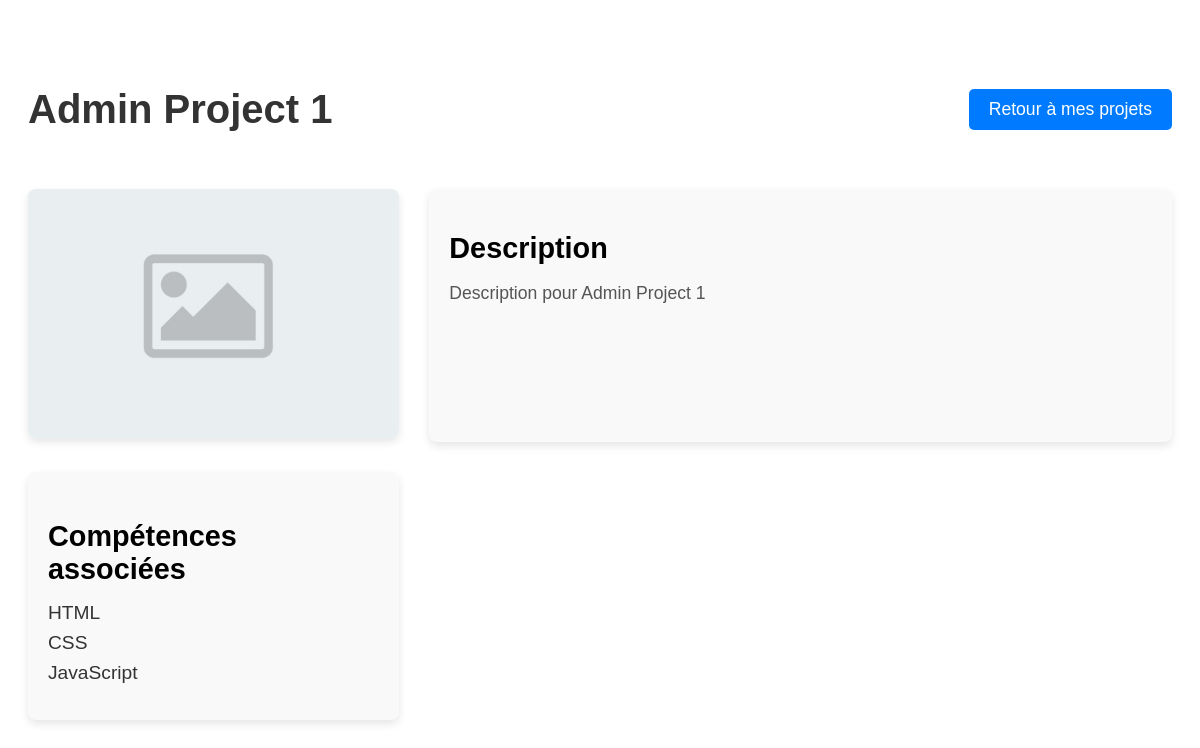
The page /projetb2/project/1 (signed in) on the database its author committed.
### tables this page shows
CREATE TABLE projects (
    id INT PRIMARY KEY AUTO_INCREMENT,
    user_id INT NOT NULL,
    title VARCHAR(255) NOT NULL,
    description TEXT,
    image VARCHAR(255) NULL,
    FOREIGN KEY (user_id) REFERENCES users(id)
);

CREATE TABLE skills (
    id INT PRIMARY KEY AUTO_INCREMENT,
    name VARCHAR(100) NOT NULL
);

### src/controllers/ProjectController.php (called while the page is built, shortened)
<?php
require_once __DIR__ . '/../models/Project.php';
class ProjectController {
    public static function showProject($projectId) {
        $projectModel = new Project();
        $project = $projectModel->getProjectById($projectId);
        $skills = $projectModel->getProjectSkills($projectId);
        require __DIR__ . '/../views/user/project.php';
    }
}

### index.php (called while the page is built, shortened)
<?php
require_once __DIR__ . '/routes/web.php';
?>

### src/models/Project.php (called while the page is built, shortened)
<?php
require_once __DIR__ . '/../../config/database.php';
class Project {
    public function getProjectSkills($projectId) {
        global $pdo;
        $stmt = $pdo->prepare("
            SELECT s.* FROM skills s
            INNER JOIN project_skills ps ON ps.skill_id = s.id
            WHERE ps.project_id = ?
        ");
        $stmt->execute([$projectId]);
        return $stmt->fetchAll();
    }
    public function getProjectById($projectId) {
        global $pdo;
        $stmt = $pdo->prepare("SELECT * FROM projects WHERE id = ?");
        $stmt->execute([$projectId]);
        return $stmt->fetch();
    }
}

### src/views/user/project.php (the view, shortened to what this page needs)
<!DOCTYPE html>
<html lang="en">
<head>
    <link rel="stylesheet" href="/public/assets/css/project.css">
</head>
<body>
    <div class="project-container">
        <div class="project-header">
            <h1><?= htmlspecialchars($project['title']) ?></h1>
            <a href="/projetb2/dashboard" class="btn-back">Retour à mes projets</a>
        </div>
        <div class="project-details">
            <div class="project-image">
                <?php if ($project['image']): ?>
                    <img src="<?= htmlspecialchars($project['image']) ?>" alt="<?= htmlspecialchars($project['title']) ?>">
                <?php else: ?>
                    <p>Aucune image de couverture pour ce projet.</p>
                <?php endif; ?>
            </div>
            <div class="project-description">
                <h2>Description</h2>
                <p><?= nl2br(htmlspecialchars($project['description'])) ?></p>
            </div>
            <div class="project-skills">
                <h3>Compétences associées</h3>
                <ul>
                    <?php foreach ($skills as $skill): ?>
                        <li><?= htmlspecialchars($skill['name']) ?></li>
                    <?php endforeach; ?>
                </ul>
            </div>
        </div>
    </div>
</body>
</html>

### public/assets/css/project.css (style rules this page uses)
.project-container { max-width: 1200px; margin: 40px auto; padding: 20px; font-family: 'Arial', sans-serif; }
.project-header { display: flex; justify-content: space-between; align-items: center; margin-bottom: 30px; }
.project-header h1 { font-size: 2.5rem; color: #333; }
.btn-back { background-color: #007bff; color: white; padding: 10px 20px; text-decoration: none; border-radius: 5px; font-size: 1.1rem; transition: background-color 0.3s ease; }
.project-details { display: grid; grid-template-columns: 1fr 2fr; gap: 30px; }
.project-image img { max-width: 100%; border-radius: 8px; box-shadow: 0 4px 8px rgba(0, 0, 0, 0.1); }
.project-description { background-color: #f9f9f9; padding: 20px; border-radius: 8px; box-shadow: 0 4px 8px rgba(0, 0, 0, 0.1); }
.project-description h2 { font-size: 1.8rem; margin-bottom: 15px; }
.project-description p { font-size: 1.1rem; color: #555; }
.project-skills { background-color: #f9f9f9; padding: 20px; border-radius: 8px; box-shadow: 0 4px 8px rgba(0, 0, 0, 0.1); }
.project-skills h3 { font-size: 1.8rem; margin-bottom: 15px; }
.project-skills ul { list-style: none; padding-left: 0; }
.project-skills li { font-size: 1.2rem; color: #333; margin-bottom: 8px; }

### rows shown on the page
projects: title "Admin Project 1", image (placeholder picture), description "Description pour Admin Project 1"
skills: name "HTML"
skills: name "CSS"
skills: name "JavaScript"
